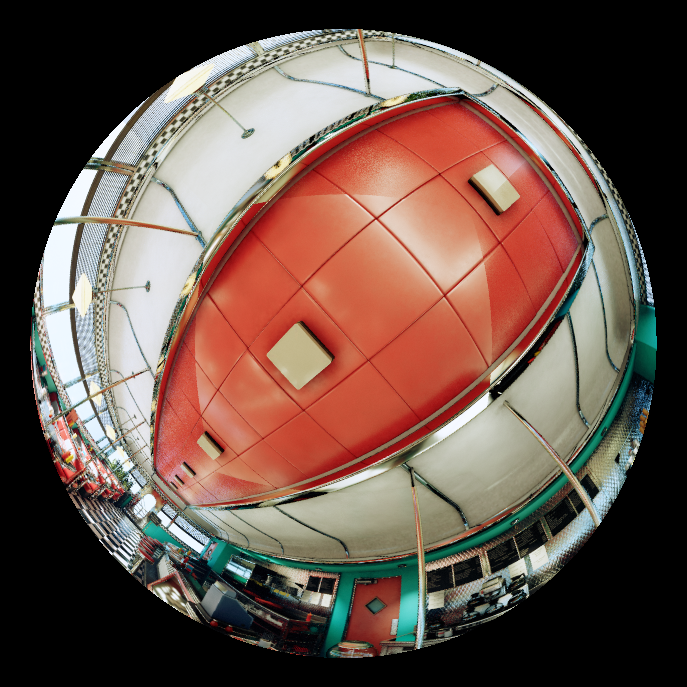
#> input picture tests/camera_model/data/16960_top0_img.png, 687 x 687 px; its folder holds only this picture in this run
$ python double_sphere.py
#> lines starting #> are read from the running program, lines starting #| are printed output that depends on the picture; after the words box and inside, x2 and y2 are one past the last pixel; in counts of white or black regions, pixels touching at a corner belong together
### camera_model/camera_model_base.py

from typing import List, Tuple, Iterable

import cv2
import numpy as np

class CameraModel(object):
    def __init__(self,
        fx: float,
        fy: float,
        cx: float,
        cy: float,
        shape: Iterable[int] # ( H, W )
        ) -> None:
        super().__init__()

        self.fx    = fx
        self.fy    = fy
        self.cx    = cx
        self.cy    = cy
        self.shape = shape

        self.interpolation_type_dict = {
            'linear': cv2.INTER_LINEAR,
            'nearest': cv2.INTER_NEAREST
        }

    # [44 lines left out: functions project_3d_2_image_plane, sample_points, not called in this run]

    def sample_image(self,
        img: np.ndarray,
        points: np.ndarray,
        interpolation: str = 'linear') -> np.ndarray:
        '''
        img: OpenCV image.
        points: 3 X H x W array, 3D points.
        interpolation: One of the strings ( 'linear', 'nearest' )

        return:
        Image ( H, W, 3 ).
        Mask (H, W), valid mask.
        '''

        # Reshape.
        H, W = points.shape[1:3]
        points = points.reshape((3, -1))

        projected, mask = self.project_3d_2_image_plane( points )

        x = ( ( projected[0, :] + 1 ) / 2 * ( img.shape[1] - 1 ) ).reshape( (H, W) )
        y = ( ( projected[1, :] + 1 ) / 2 * ( img.shape[0] - 1 ) ).reshape( (H, W) )

        x = x.astype(np.float32)
        y = y.astype(np.float32)

        sampled = cv2.remap(
            img,
            x, y,
            interpolation=self.interpolation_type_dict[ interpolation ] )

        sampled = sampled.reshape((-1))

        return sampled, mask

### camera_model/double_sphere.py

from typing import List, Tuple, Iterable

import numpy as np

from .camera_model_base import CameraModel

class DoubleSphere(CameraModel):
    def __init__(self,
        fx: float,
        fy: float,
        cx: float,
        cy: float,
        shape: Iterable[int],
        xi: float,
        alpha: float) -> None:
        super().__init__(fx, fy, cx, cy, shape)

        self.xi = xi
        self.alpha = alpha

        if ( self.alpha <= 0.5 ):
            self.w1 = self.alpha / ( 1 - self.alpha )
        else:
            self.w1 = ( 1 - self.alpha ) / self.alpha

        self.w2 = ( self.w1 + self.xi ) / \
            np.sqrt( 2 * self.w1 * self.xi + self.xi**2 + 1 )

    # Override parrent.
    def project_3d_2_image_plane(self, points: np.ndarray) -> np.ndarray:
        '''
        points: 3 x N array, 3D points.

        return:
        2 x N array, projected locations in the image plane.
        '''

        x = points[0, :]
        y = points[1, :]
        z = points[2, :]

        x2 = x**2
        y2 = y**2
        z2 = z**2

        d1 = np.sqrt( x2 + y2 + z2 )
        d2 = np.sqrt( x2 + y2 + ( self.xi * d1 + z )**2 )

        t = self.alpha * d2 + ( 1 - self.alpha ) * ( self.xi * d1 + z )

        ux = ( self.fx / t * x + self.cx ) / ( self.shape[1] - 1 ) * 2 - 1
        uy = ( self.fy / t * y + self.cy ) / ( self.shape[0] - 1 ) * 2 - 1

        mask = z > -self.w2 * d1

        return np.stack( (ux, uy), axis=0 ), mask

### tests/camera_model/double_sphere.py

# Prepare the Python environment.
import os
import sys

_CF       = os.path.realpath(__file__)
_CD       = os.path.dirname(_CF)
_PKG_PATH = os.path.dirname(os.path.dirname(_CD))

sys.path.insert(0, _PKG_PATH)

# System packages.
import cv2
import numpy as np

# Tested packages.
from camera_model.double_sphere import DoubleSphere

def read_image(fn):
    assert( os.path.isfile(fn) ), \
        f'{fn} does not exist. '

    return cv2.imread(fn, cv2.IMREAD_UNCHANGED)
#> returned value is the input picture: shape (687, 687, 3); mean B, G, R 74.7, 84, 106.3
#> in sample_image, `sampled = cv2.remap( img, x, y, interpolation=self.interpolation_type_..`:
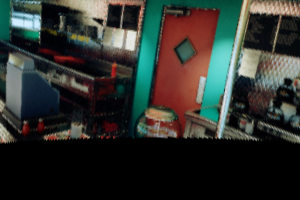
#> sampled: shape (200, 300, 3); mean B, G, R 45.9, 50.3, 47.3
#> in test_sample_pinhole_image, `mask = mask.reshape( fov_shape )`: mask: shape (200, 300) bool; every value is 1

def add_border(img, thickness=1):
#> called with thickness = 1
    H, W = img.shape[0:2]
#> H = 200; W = 300

    img = np.copy(img)

    cv2.line( img, (   0,   0 ), ( W-1,   0 ), ( 0, 255, 0 ), thickness=thickness )
    cv2.line( img, ( W-1,   0 ), ( W-1, H-1 ), ( 0, 255, 0 ), thickness=thickness )
    cv2.line( img, ( W-1, H-1 ), (   0, H-1 ), ( 0, 255, 0 ), thickness=thickness )
    cv2.line( img, (   0, H-1 ), (   0,   0 ), ( 0, 255, 0 ), thickness=thickness )
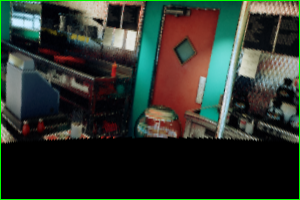
#> img: shape (200, 300, 3); mean of channels 0, 1, 2 45.2, 53.7, 46.7; drawn as B, G, R

    return img

def add_circles(img, xy, radius=1):
#> called with xy = array of shape (2, 1000), radius = 1
    img = np.copy(img)

    for i in range( xy.shape[1] ):
        cv2.circle( img, ( int(np.round(xy[0, i])), int(np.round(xy[1, i])) ),
            radius=radius,
            color=(0, 255, 0),
            thickness=-1 )
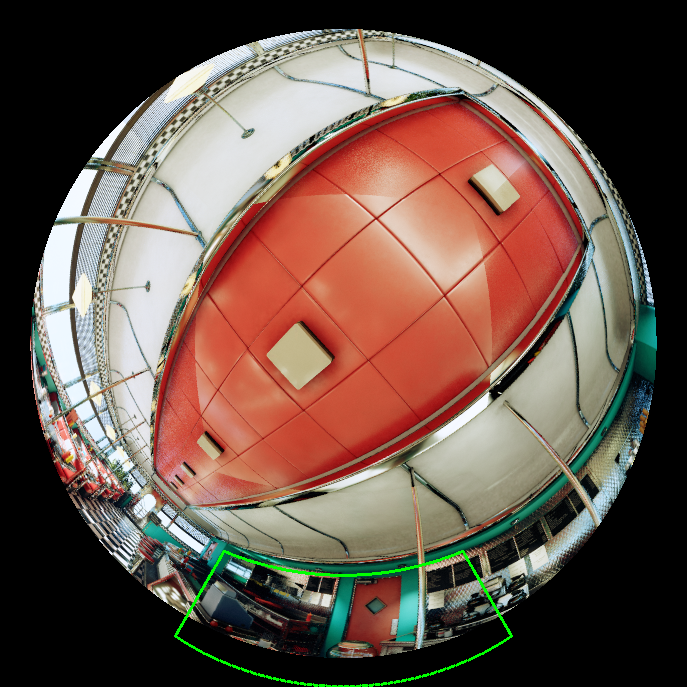
#> img: shape (687, 687, 3); 0.47% of pixels changed, all inside (x1, y1, x2, y2) = (174, 550, 513, 687)

    return img

def test_sample_pinhole_image():
    global _CF
    in_fisheye_img_fn = os.path.join( _CD, 'data', '16960_top0_img.png' )

    # Read the image.
    in_img = read_image(in_fisheye_img_fn)

    # Forward direction.
    fov_x = 60 # Degree.
    fov_y = 40 # Degree.

    fov_shape = ( 200, 300 ) # ( H, W )

    ax = np.linspace(-1, 1, fov_shape[1]).astype(np.float32) * fov_x / 2
    ay = np.linspace(-1, 1, fov_shape[0]).astype(np.float32) * fov_y / 2

    # From degree to rad.
    ax = ax / 180 * np.pi
    ay = ay / 180 * np.pi

    axx, ayy = np.meshgrid( ax, ay )

    x = np.tan( axx )
    y = np.tan( ayy )
    z = np.full( axx.shape, 1.0, dtype=x.dtype )

    points = np.stack( (x, y, z), axis=0 )

    rot_mat = np.zeros( (3, 3), dtype=x.dtype )
    rot_mat[ 0, 0 ] = 1
    rot_mat[ 1, 2 ] = 1
    rot_mat[ 2, 1 ] = -1

    points = rot_mat @ points.reshape( (3, -1) )
    points = points.reshape( ( 3, *fov_shape ) )

    import ipdb; ipdb.set_trace()

    # The camera model.
    camera_model = DoubleSphere(
        fx = 156.96507623,
        fy = 157.72873153,
        cx = 343,
        cy = 343,
        shape = (687, 687),
        xi = -0.17023409,
        alpha=0.59679147
    )

    sampled, mask = camera_model.sample_image( in_img, points )

    # Reshape.
    sampled = sampled.reshape( (*fov_shape, -1) )
    mask = mask.reshape( fov_shape )

    # Use gray as the invalid value.
    sampled[np.logical_not(mask), ...] = 128

    # Add image border.
    sampled_with_border = add_border( sampled, thickness=1 )

    # Write the sampled image.
    fn = os.path.join( _CD, 'output', 'sampled_pinhole.png' )
    cv2.imwrite( fn, sampled_with_border )

    # Write the mask.
    fn = os.path.join( _CD, 'output', 'sampled_pinhole_mask.png' )
    cv2.imwrite( fn, mask.astype(np.uint8) * 255 )

    # Get the sample border.
    border = np.concatenate( (
        points[:,  0,  :],
        points[:,  :, -1],
        points[:, -1,  :],
        points[:,  :,  0]
     ), axis=1 )

    border_uxy, _ = camera_model.project_3d_2_image_plane(border)

    border_uxy = ( border_uxy + 1 ) / 2
    border_uxy[0, :] = border_uxy[0, :] * ( camera_model.shape[1] - 1 )
    border_uxy[1, :] = border_uxy[1, :] * ( camera_model.shape[0] - 1 )

    # Add circles to the input image.
    in_img_with_circles = add_circles( in_img, border_uxy )

    # Save the annotated input image.
    fn = os.path.join( _CD, 'output', 'annotated_input_fisheye.png' )
    cv2.imwrite(fn, in_img_with_circles)

if __name__ == '__main__':
    print( 'Hello, %s! ' % ( os.path.basename( __file__ ) ) )

    test_sample_pinhole_image()
